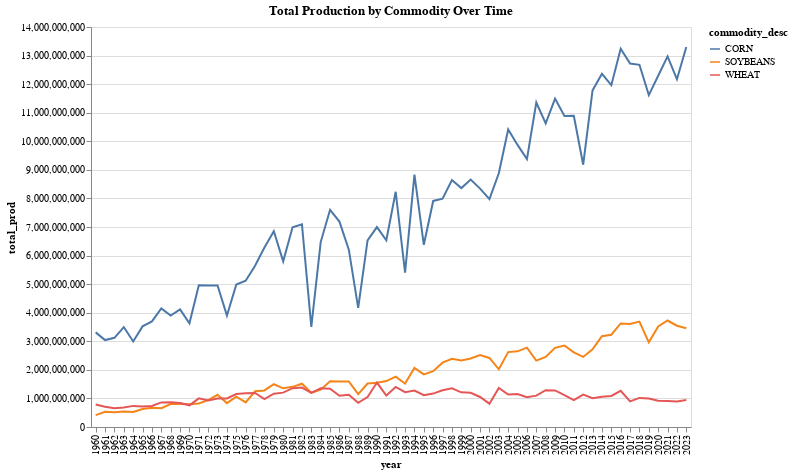

Here is the notebook cell this chart was saved with:
### Markdown cell above
## REgion Level

### Code cell
db_name = 'field_crops.db'
table = 'midwest_key_field_crops_cleaned'
query = f"Select commodity_desc, year, sum(value) as total_prod, count(*) from {table} group by commodity_desc, year"
conn = sqlite3.connect(db_name) 
result = pd.read_sql(query, conn)
pd.set_option('display.max_rows', None)  # Display all rows

# Create the Altair line chart
chart = alt.Chart(result).mark_line().encode(
    x='year:O',  # Treat 'year' as an ordinal value (categorical)
    y='total_prod:Q',  # Quantitative axis for total production
    color='commodity_desc:N',  # Separate lines for each commodity
    tooltip=['year', 'commodity_desc', 'total_prod']  # Tooltips for details on hover
).properties(
    title='Total Production by Commodity Over Time',
    width=600,
    height=400
).interactive()  # Make the chart interactive (zoom and pan)

# Display the chart
chart.show()

### Figure 1 — Vega-Lite specification as saved in the notebook (floating-point values rounded to 4 significant figures; data arrays with more than 128 entries replaced by an {"elided": "..."} marker saying what was removed)
{"config": {"view": {"continuousWidth": 300, "continuousHeight": 300}}, "data": {"name": "data-0fa59b4e857ac06de330a50dfef278ba"}, "mark": {"type": "line"}, "encoding": {"color": {"field": "commodity_desc", "type": "nominal"}, "tooltip": [{"field": "year", "type": "quantitative"}, {"field": "commodity_desc", "type": "nominal"}, {"field": "total_prod", "type": "quantitative"}], "x": {"field": "year", "type": "ordinal"}, "y": {"field": "total_prod", "type": "quantitative"}}, "height": 400, "params": [{"name": "param_5", "select": {"type": "interval", "encodings": ["x", "y"]}, "bind": "scales"}], "title": "Total Production by Commodity Over Time", "width": 600, "$schema": "https://vega.github.io/schema/vega-lite/v5.20.1.json", "datasets": {"data-0fa59b4e857ac06de330a50dfef278ba": {"elided": "192 records"}}}
